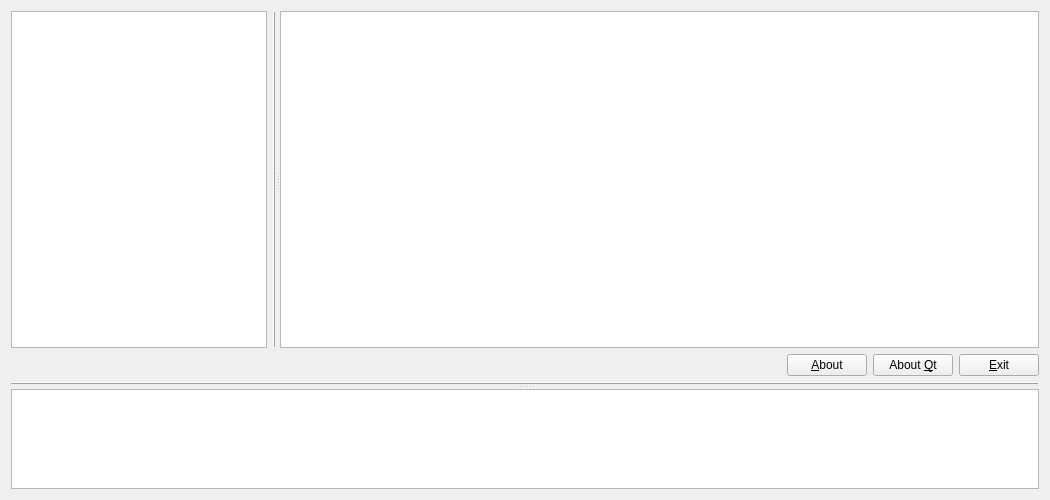
<?xml version="1.0" encoding="UTF-8"?>
<ui version="4.0">
 <class>MainWindow</class>
 <widget class="QWidget" name="MainWindow">
  <property name="geometry">
   <rect>
    <x>0</x>
    <y>0</y>
    <width>1050</width>
    <height>500</height>
   </rect>
  </property>
  <property name="windowTitle">
   <string>File Informer</string>
  </property>
  <property name="locale">
   <locale language="Russian" country="Ukraine"/>
  </property>
  <layout class="QVBoxLayout" name="verticalLayout_4">
   <item>
    <widget class="QSplitter" name="splitter_2">
     <property name="orientation">
      <enum>Qt::Vertical</enum>
     </property>
     <widget class="QWidget" name="layoutWidget">
      <layout class="QVBoxLayout" name="verticalLayout_3">
       <item>
        <widget class="QSplitter" name="splitter">
         <property name="orientation">
          <enum>Qt::Horizontal</enum>
         </property>
         <widget class="QWidget" name="layoutWidget">
          <layout class="QHBoxLayout" name="horizontalLayout">
           <item>
            <widget class="DirTree" name="m_leftTreeDirs">
             <property name="sizePolicy">
              <sizepolicy hsizetype="Expanding" vsizetype="Expanding">
               <horstretch>0</horstretch>
               <verstretch>0</verstretch>
              </sizepolicy>
             </property>
             <property name="minimumSize">
              <size>
               <width>200</width>
               <height>0</height>
              </size>
             </property>
             <property name="sizeAdjustPolicy">
              <enum>QAbstractScrollArea::AdjustIgnored</enum>
             </property>
             <attribute name="headerVisible">
              <bool>false</bool>
             </attribute>
            </widget>
           </item>
           <item>
            <widget class="Line" name="line">
             <property name="frameShadow">
              <enum>QFrame::Raised</enum>
             </property>
             <property name="orientation">
              <enum>Qt::Vertical</enum>
             </property>
            </widget>
           </item>
          </layout>
         </widget>
         <widget class="QTableView" name="m_rightTableInfo">
          <property name="sizePolicy">
           <sizepolicy hsizetype="Preferred" vsizetype="Expanding">
            <horstretch>1</horstretch>
            <verstretch>0</verstretch>
           </sizepolicy>
          </property>
          <property name="minimumSize">
           <size>
            <width>300</width>
            <height>0</height>
           </size>
          </property>
          <property name="sizeAdjustPolicy">
           <enum>QAbstractScrollArea::AdjustToContents</enum>
          </property>
          <property name="selectionBehavior">
           <enum>QAbstractItemView::SelectRows</enum>
          </property>
          <property name="showGrid">
           <bool>false</bool>
          </property>
          <property name="cornerButtonEnabled">
           <bool>false</bool>
          </property>
          <attribute name="horizontalHeaderDefaultSectionSize">
           <number>80</number>
          </attribute>
          <attribute name="horizontalHeaderMinimumSectionSize">
           <number>40</number>
          </attribute>
          <attribute name="horizontalHeaderStretchLastSection">
           <bool>true</bool>
          </attribute>
          <attribute name="verticalHeaderVisible">
           <bool>false</bool>
          </attribute>
         </widget>
        </widget>
       </item>
       <item>
        <layout class="QHBoxLayout" name="m_cmdlLayout">
         <item>
          <spacer name="m_cmdSpacer">
           <property name="orientation">
            <enum>Qt::Horizontal</enum>
           </property>
           <property name="sizeHint" stdset="0">
            <size>
             <width>40</width>
             <height>20</height>
            </size>
           </property>
          </spacer>
         </item>
         <item>
          <widget class="QPushButton" name="m_cmdAbout">
           <property name="text">
            <string>&amp;About</string>
           </property>
          </widget>
         </item>
         <item>
          <widget class="QPushButton" name="m_cmdAboutQt">
           <property name="text">
            <string>About &amp;Qt</string>
           </property>
          </widget>
         </item>
         <item>
          <widget class="QPushButton" name="m_cmdExit">
           <property name="text">
            <string>&amp;Exit</string>
           </property>
          </widget>
         </item>
        </layout>
       </item>
       <item>
        <widget class="Line" name="line_2">
         <property name="frameShadow">
          <enum>QFrame::Raised</enum>
         </property>
         <property name="orientation">
          <enum>Qt::Horizontal</enum>
         </property>
        </widget>
       </item>
      </layout>
     </widget>
     <widget class="QListView" name="m_bottomListSummary">
      <property name="sizePolicy">
       <sizepolicy hsizetype="Expanding" vsizetype="Expanding">
        <horstretch>0</horstretch>
        <verstretch>0</verstretch>
       </sizepolicy>
      </property>
      <property name="maximumSize">
       <size>
        <width>16777215</width>
        <height>100</height>
       </size>
      </property>
     </widget>
    </widget>
   </item>
  </layout>
 </widget>
 <customwidgets>
  <customwidget>
   <class>DirTree</class>
   <extends>QTreeView</extends>
   <header>dir_tree.h</header>
  </customwidget>
 </customwidgets>
 <tabstops>
  <tabstop>m_cmdAbout</tabstop>
  <tabstop>m_cmdAboutQt</tabstop>
  <tabstop>m_cmdExit</tabstop>
  <tabstop>m_leftTreeDirs</tabstop>
 </tabstops>
 <resources/>
 <connections>
  <connection>
   <sender>m_cmdExit</sender>
   <signal>clicked()</signal>
   <receiver>MainWindow</receiver>
   <slot>close()</slot>
   <hints>
    <hint type="sourcelabel">
     <x>788</x>
     <y>251</y>
    </hint>
    <hint type="destinationlabel">
     <x>555</x>
     <y>222</y>
    </hint>
   </hints>
  </connection>
 </connections>
</ui>
